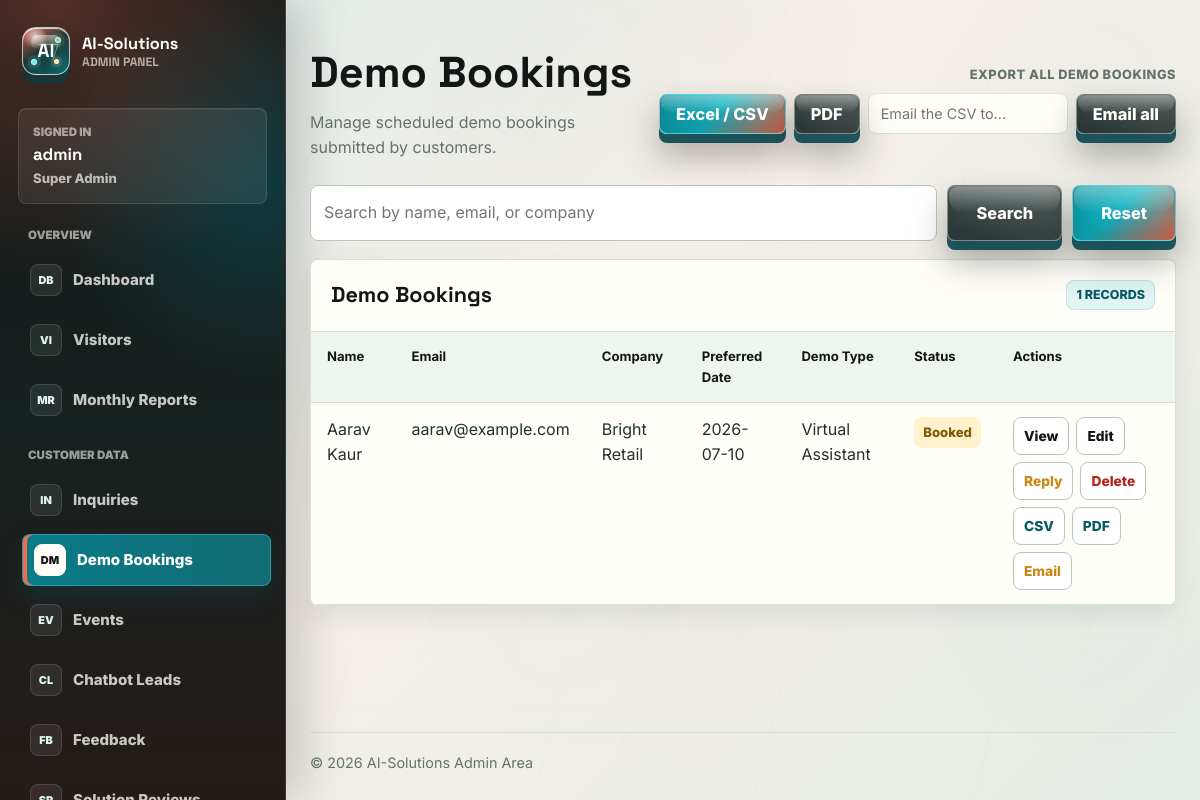
The app's page /admin/demo-bookings.php (signed in) with its own data.
### tables this page shows
CREATE TABLE demo_bookings (
 id INT AUTO_INCREMENT PRIMARY KEY,
 full_name VARCHAR(150) NOT NULL,
 email VARCHAR(150) NOT NULL,
 phone VARCHAR(50) NOT NULL,
 company_name VARCHAR(150) NOT NULL,
 country VARCHAR(100) NOT NULL,
 preferred_date DATE NOT NULL,
 preferred_time TIME NOT NULL,
 demo_type VARCHAR(150) NOT NULL,
 notes TEXT NULL,
 status VARCHAR(50) NOT NULL DEFAULT 'Booked',
 admin_note TEXT NULL,
 created_at DATETIME NOT NULL DEFAULT CURRENT_TIMESTAMP,
 updated_at DATETIME NULL
);

### includes/functions.php (called while the page is built, shortened)
<?php
function e($value) {
    return htmlspecialchars((string) $value, ENT_QUOTES, 'UTF-8');
}

### admin/demo-bookings.php (the view, shortened to what this page needs)
<?php
require_once __DIR__ . '/../includes/db.php';
require_once __DIR__ . '/../includes/report-export.php';
$search = trim($_GET['search'] ?? '');
$where = '';
$params = [];
$stmt = $pdo->prepare('SELECT * FROM demo_bookings ' . $where . ' ORDER BY created_at DESC');
$stmt->execute($params);
$records = $stmt->fetchAll();
include 'admin-header.php';
?>
<div class="admin-hero">
    <div><h1>Demo Bookings</h1><p>Manage scheduled demo bookings submitted by customers.</p></div>
    <?= render_export_all_toolbar('demos', 'demo bookings') ?>
</div>
<form class="search-bar" method="get">
    <input name="search" value="<?= e($search) ?>" placeholder="Search by name, email, or company">
    <button class="btn btn-secondary" type="submit">Search</button>
    <a class="btn btn-primary" href="demo-bookings.php">Reset</a>
</form>
<div class="table-panel">
    <div class="table-header"><h2>Demo Bookings</h2><span class="badge"><?= count($records) ?> records</span></div>
    <div class="table-responsive">
        <table>
            <thead><tr><th>Name</th><th>Email</th><th>Company</th><th>Preferred Date</th><th>Demo Type</th><th>Status</th><th>Actions</th></tr></thead>
            <tbody>
            <?php foreach ($records as $r): ?>
                <tr>
                    <td><?= e($r['full_name'] ?? '') ?></td>
                    <td><?= e($r['email'] ?? '') ?></td>
                    <td><?= e($r['company_name'] ?? '') ?></td>
                    <td><?= e($r['preferred_date'] ?? '') ?></td>
                    <td><?= e($r['demo_type'] ?? '') ?></td>
                    <td><span class="status <?= e(strtolower(str_replace(' ', '-', $r['status'] ?? 'new'))) ?>"><?= e($r['status'] ?? 'New') ?></span></td>
                    <td>
                        <div class="table-actions">
                            <a class="action-link" href="view-record.php?type=demo&id=<?= e($r['id']) ?>">View</a>
                            <a class="action-link" href="edit-record.php?type=demo&id=<?= e($r['id']) ?>">Edit</a>
                            <a class="action-link action-email" href="send-message.php?type=demo&id=<?= e($r['id']) ?>">Reply</a>
                            <form class="inline-form" method="post" action="delete-record.php" onsubmit="return confirm('Delete this record?')">
                                <button class="action-link action-delete" type="submit">Delete</button>
                            </form>
                            <a class="action-link action-export" href="export-records.php?action=download&record_type=demo&id=<?= e($r['id']) ?>&format=csv">CSV</a>
                            <a class="action-link action-export" href="export-records.php?action=download&record_type=demo&id=<?= e($r['id']) ?>&format=pdf">PDF</a>
                            <form class="inline-form" method="post" action="export-records.php">
                                <button class="action-link action-email" type="submit">Email</button>
                            </form>
                        </div>
                    </td>
                </tr>
            <?php endforeach; ?>
            </tbody>
        </table>
    </div>
</div>
<?php include 'admin-footer.php'; ?>

### records on screen
demo_bookings: full_name "Aarav Kaur", email "aarav@example.com", company_name "Bright Retail", preferred_date "2026-07-10", demo_type "Virtual Assistant", status "Booked"

### other values on screen
admin_name() "admin"
str_replace('_', ' ', admin_role()) "Super Admin"
$group_label "OVERVIEW"
$item['icon'] "DB"
$item['label'] "Dashboard"
$item['icon'] "VI"
$item['label'] "Visitors"
$item['icon'] "MR"
$item['label'] "Monthly Reports"
$group_label "CUSTOMER DATA"
$item['icon'] "IN"
$item['label'] "Inquiries"
$item['icon'] "DM"
$item['label'] "Demo Bookings"
$item['icon'] "EV"
